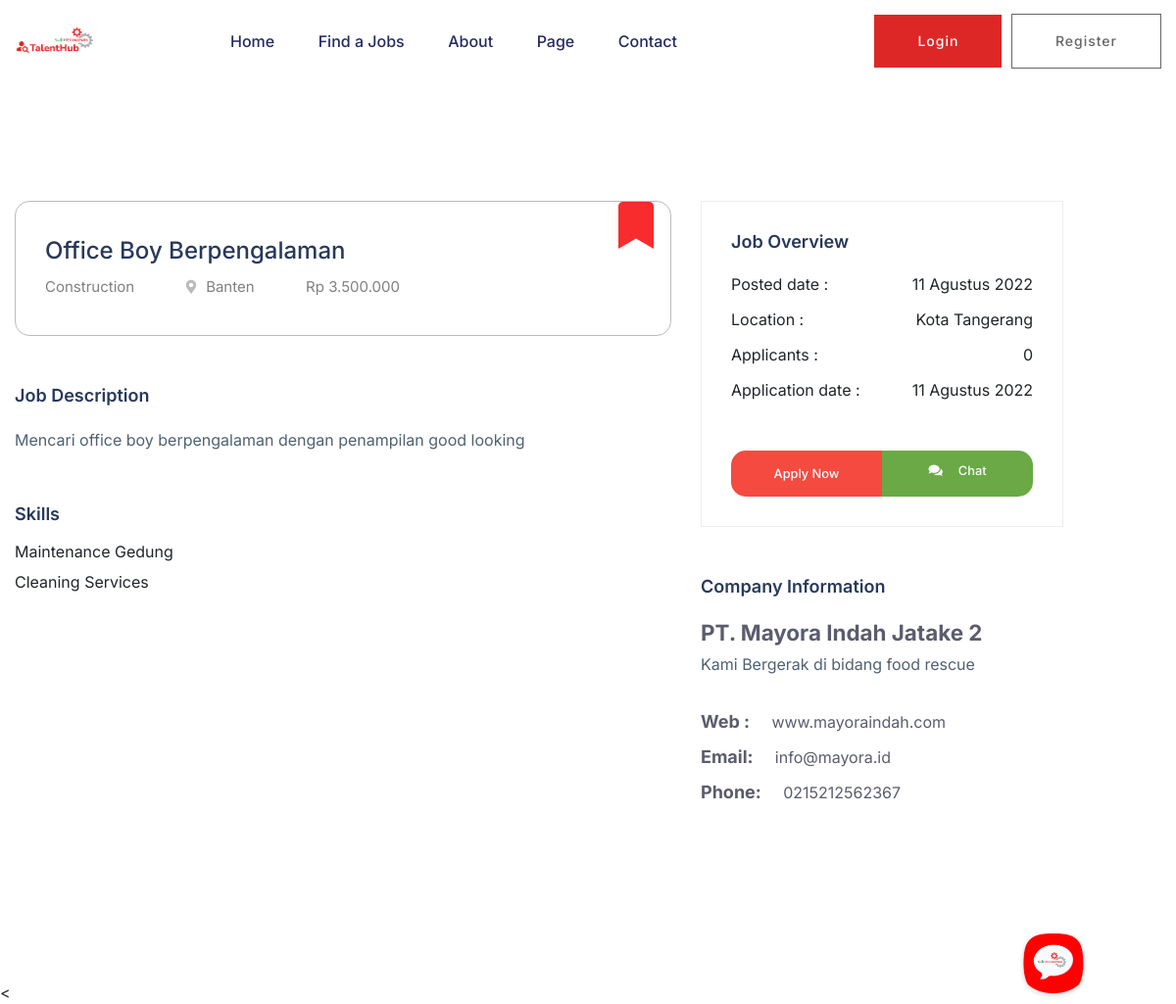
Page /job/detail/9 on the committed database.
### tables this page shows
CREATE TABLE IF NOT EXISTS `tbl_master_stp` (
  `stp_id` int(11) NOT NULL AUTO_INCREMENT,
  `stp_nama` varchar(250) DEFAULT NULL,
  `stp_pemilik` varchar(250) DEFAULT NULL,
  `stp_logo` text DEFAULT NULL,
  `stp_facebook` text DEFAULT NULL,
  `stp_instagram` text DEFAULT NULL,
  `stp_website` text DEFAULT NULL,
  `stp_telepon` varchar(50) DEFAULT NULL,
  `stp_email` varchar(150) DEFAULT NULL,
  `stp_alamat` text DEFAULT NULL,
  `stp_tagline` text DEFAULT NULL,
  `stp_brand_icon` text DEFAULT NULL,
  PRIMARY KEY (`stp_id`)
);

CREATE TABLE IF NOT EXISTS `tbl_lowongan_pekerjaan` (
  `lowongan_id` int(11) NOT NULL AUTO_INCREMENT,
  `joblevel_id` int(11) DEFAULT NULL,
  `kategori_id` int(11) NOT NULL,
  `perusahaan_id` int(11) DEFAULT NULL,
  `user_id` int(11) DEFAULT NULL,
  `jabatan_id` int(11) DEFAULT NULL,
  `lowongan_judul` varchar(250) DEFAULT NULL,
  `lowongan_gaji_min` varchar(250) DEFAULT NULL,
  `lowongan_gaji_max` varchar(250) DEFAULT NULL,
  `lowongan_gaji_secret` varchar(50) DEFAULT NULL,
  `lowongan_created_date` datetime DEFAULT NULL,
  `lowongan_end_date` date DEFAULT NULL,
  `lowongan_updated_date` datetime DEFAULT NULL,
  `lowongan_deskripsi` text DEFAULT NULL,
  `lowongan_status` int(11) DEFAULT NULL,
  PRIMARY KEY (`lowongan_id`)
);

CREATE TABLE IF NOT EXISTS `tbl_master_kategori_job` (
  `kategori_id` int(10) NOT NULL AUTO_INCREMENT,
  `kategori_nama` varchar(250) DEFAULT NULL,
  `kategori_status` int(11) DEFAULT NULL,
  `kategori_icon` text DEFAULT NULL,
  PRIMARY KEY (`kategori_id`)
);

CREATE TABLE IF NOT EXISTS `tbl_master_provinsi` (
  `prov_id` char(2) NOT NULL DEFAULT '0',
  `prov_nama` varchar(50) DEFAULT NULL,
  `prov_Lat` varchar(25) NOT NULL,
  `prov_Long` varchar(25) NOT NULL,
  PRIMARY KEY (`prov_id`) USING BTREE
);

CREATE TABLE IF NOT EXISTS `tbl_lowongan_skill` (
  `lowongan_skill_id` int(11) NOT NULL AUTO_INCREMENT,
  `lowongan_id` int(11) NOT NULL DEFAULT 0,
  `skill_id` int(11) NOT NULL DEFAULT 0,
  PRIMARY KEY (`lowongan_skill_id`)
);

CREATE TABLE IF NOT EXISTS `tbl_master_skill` (
  `skill_id` int(10) NOT NULL AUTO_INCREMENT,
  `skill_nama` varchar(250) DEFAULT NULL,
  `skill_status` int(11) DEFAULT 1,
  PRIMARY KEY (`skill_id`)
);

CREATE TABLE IF NOT EXISTS `tbl_master_kabkota` (
  `prov_id` char(2) NOT NULL DEFAULT '0',
  `kabkota_nama` varchar(50) DEFAULT NULL,
  `kabkota_id` int(5) NOT NULL AUTO_INCREMENT,
  PRIMARY KEY (`kabkota_id`)
);

CREATE TABLE IF NOT EXISTS `tbl_perusahaan` (
  `perusahaan_id` int(11) NOT NULL AUTO_INCREMENT,
  `perusahaan_nama` varchar(250) NOT NULL DEFAULT '0',
  `perusahaan_sambutan` text NOT NULL,
  `perusahaan_prov` char(2) DEFAULT '0',
  `perusahaan_kabkota` int(5) DEFAULT 0,
  `perusahaan_alamat` text DEFAULT NULL,
  `perusahaan_telepon` varchar(150) DEFAULT '',
  `perusahaan_email` varchar(150) DEFAULT '',
  `perusahaan_website` varchar(250) DEFAULT '',
  `perusahaan_jml_karyawan` int(11) DEFAULT NULL,
  `perusahaan_logo` text DEFAULT NULL,
  `perusahaan_sampul` text DEFAULT NULL,
  `perusahaan_visitor` int(11) DEFAULT NULL,
  PRIMARY KEY (`perusahaan_id`)
);

### application/controllers/Job.php (called while the page is built, shortened)
<?php
class Job extends CI_Controller
{
	function __construct()
	{
		$this->load->model('Model_query', 'm_query');
	}
	public function detail($id)
	{
		$data['stp'] = $this->db->get('tbl_master_stp')->result();
		$this->db->where('pelamar_id', $this->session->user_id);
		$this->db->where('lowongan_id', $id);
		$data['lamaran'] = $this->db->get('tbl_pelamar_pekerjaan')->num_rows();
		$this->db->where('a.lowongan_id', $id);
		$this->db->join('tbl_perusahaan b', 'b.perusahaan_id=a.perusahaan_id');
		$this->db->join('tbl_master_kategori_job c', 'c.kategori_id=a.kategori_id');
		$this->db->join('tbl_master_provinsi d', 'd.prov_id=b.perusahaan_prov');
		$this->db->join('tbl_master_kabkota e', 'e.kabkota_id=b.perusahaan_kabkota');
		$data['lowongan'] = $this->db->get('tbl_lowongan_pekerjaan a')->result();
		$this->db->where('a.lowongan_id', $id);
		$this->db->join('tbl_master_skill b', 'b.skill_id=a.skill_id', 'left');
		$data['skill'] = $this->db->get('tbl_lowongan_skill a')->result();
		$this->db->where('a.lowongan_id', $id);
		$data['applicants'] = $this->db->get('tbl_pelamar_pekerjaan a')->num_rows();
		$this->load->view('web/header', $data);
		$this->load->view('job/tampilan_detail_job', $data);
		$this->load->view('web/script_include', $data);
	}
}

### index.php (called while the page is built, shortened)
<?php
require_once BASEPATH.'core/CodeIgniter.php';

### application/views/job/tampilan_detail_job.php (the view, shortened to what this page needs)
 <main>
  <?php
  $bulan = array(
    '01' => 'Januari',
    '02' => 'Februari',
    '03' => 'Maret',
    '04' => 'April',
    '05' => 'Mei',
    '06' => 'Juni',
    '07' => 'Juli',
    '08' => 'Agustus',
    '09' => 'September',
    '10' => 'Oktober',
    '11' => 'November',
    '12' => 'Desember'
  );
  ?>
  <?php foreach ($lowongan as $job): ?>
    <div class="job-post-company pt-120 pb-120">
      <div class="container flashdatart" data-title="<?php echo $this->session->flashdata('title'); ?>" data-text="<?php echo $this->session->flashdata('text'); ?>" data-icon="<?php echo $this->session->flashdata('icon'); ?>">
        <div class="row ">
          <div class="col-xl-7 col-lg-8">
            <div class="single-job-items mb-50">
              <div class="job-items">
                <div class="job-tittle">
                  <?php if (!$this->session->login) { ?>
                   <a
                   href="<?php echo base_url() ?>landing/login/<?php echo $job->lowongan_id ?>" class="bookmark_lowongan" data="<?php echo $job->lowongan_id ?>" style="color: #F82C2C;
                   display: block;
                   padding: 4px 33px;
                   text-align: center;
                   background: transparent!important;
                   border: 0px!important;
                   position: absolute;
                   top:-3px;
                   right: 0;
                   margin-bottom: 25px;"><i class="fas fa-bookmark fa-3x"></i></a>
                  <?php } ?>
                  <a href="#">
                    <h4><?php echo $job->lowongan_judul ?></h4>
                  </a>
                  <ul>
                    <li><?php echo $job->kategori_nama; ?></li>
                    <li><i class="fas fa-map-marker-alt"></i><?php echo $job->prov_nama; ?></li>
                    <li>
                     <?php if ($job->lowongan_gaji_secret ==null || $job->lowongan_gaji_secret =='' ) {
                      if (floatval($job->lowongan_gaji_max) > 0) {
                        echo "Rp ".number_format($job->lowongan_gaji_min,0,",",".")." - ".number_format($job->lowongan_gaji_max,0,",",".");
                      }else{
                        echo "Rp ".number_format($job->lowongan_gaji_min,0,",",".");
                      }
                    } ?>
                  </li>
                </ul>
              </div>
            </div>
          </div>
          <div class="job-post-details">
            <div class="post-details1 mb-50">
              <div class="small-section-tittle">
                <h4>Job Description</h4>
              </div>
              <p class="mb-3"  style="font-family: Inter!important;line-height: 15px">  <?php echo $job->lowongan_deskripsi; ?></p>
            </div>
          </div>
          <?php if (count($skill) > 0) { ?>
            <div class="job-post-details">
              <div class="post-details1 mb-50">
                <div class="small-section-tittle">
                  <h4>Skills</h4>
                </div>
                <ul>
                  <?php foreach ($skill as $sk): ?>
                    <li class="mb-3"  style="font-family: Inter!important;line-height: 15px">  <?php echo $sk->skill_nama; ?></li>
                  <?php endforeach ?>
                </ul>
              </div>
            </div>
          <?php  } ?>
        </div>
        <div class="col-xl-4 col-lg-4">
          <div class="post-details3 mb-50">
            <div class="small-section-tittle">
              <h4>Job Overview</h4>
            </div>
            <ul>
              <li>Posted date : <span><?php $tgl_posting = explode(' ', $job->lowongan_created_date);$tgl_tampil = explode('-', $tgl_posting[0]);echo $tgl_tampil[2]." ".$bulan[$tgl_tampil[1]]." ".$tgl_tampil[0]; ?></span></li>
              <li>Location : <span><?php echo $job->kabkota_nama; ?></span></li>
              <li>Applicants : <span><?php echo number_format($applicants,0,",","."); ?></span></li>
              <li>Application date : <span><?php $tgl_end = explode('-', $job->lowongan_end_date);echo $tgl_end[2]." ".$bulan[$tgl_end[1]]." ".$tgl_end[0]; ?></span></li>
            </ul>
            <?php if ($this->session->user_id !=$job->user_id): ?>
              <div class="apply-btn2 btn-group w-100">
                <?php if ($this->session->login) { ?>
                  <?php if($this->session->user_level==2){ ?>
                    <?php if ($lamaran==0) { ?>
                  <a href="javascript:;" class="genric-btn2 danger large w-50 btn_apply" data-lowongan="<?php echo $job->lowongan_id ?>" data-perusahaan="<?php echo $job->perusahaan_nama ?>">Apply Now</a>
                    <?php }else{ ?>
                      <a href="javascript:;" class="genric-btn2 danger large w-50 applied" disabled><i class="fas fa-check mr-2"></i>Applied</a>
                    <?php } ?>
                  <a href="<?php echo base_url() ?>chat/index/<?php echo md5($job->user_id); ?>" class="genric-btn  primary  w-50 "><i class="fas fa-comments mr-3"></i>Chat</a>
                <?php } ?>
                <?php  }else{ ?>
                  <a href="<?php echo base_url() ?>landing/login/<?php echo $job->lowongan_id ?>" class="genric-btn2 danger large w-50">Apply Now</a>
                  <a href="<?php echo base_url() ?>landing/login/<?php echo $job->lowongan_id ?>" class="genric-btn  primary  w-50 "><i class="fas fa-comments mr-3"></i>Chat</a>
                <?php } ?>
              </div>
          <?php endif ?>
        </div>
        <div class="post-details4 mb-50">
          <div class="small-section-tittle">
            <h4>Company Information</h4>
          </div>
          <a  class="btn-perusahaan" style="font-weight: bold;font-size: 1.4em;color: #5b5c6e" href="<?php echo base_url() ?>landing/profil_perusahaan/<?php echo md5($job->perusahaan_id) ?>"><?php echo $job->perusahaan_nama; ?></a>
          <?php if ($job->perusahaan_sambutan!=''): ?>
            <p class="text-justify">
              <?php echo $job->perusahaan_sambutan ?>
            </p>
          <?php endif ?>
          <ul>
            <?php if ($job->perusahaan_website!=''): ?>
              <li>Web : <span> <?php echo $job->perusahaan_website; ?></span></li>
            <?php endif ?>
            <?php if ($job->perusahaan_email!=''): ?>
              <li>Email: <span><?php echo $job->perusahaan_email; ?></span></li>
            <?php endif ?>
            <?php if ($job->perusahaan_telepon!=''): ?>
              <li>Phone: <span><?php echo $job->perusahaan_telepon; ?></span></li>
            <?php endif ?>
          </ul>
        </div>
      </div>
    </div>
  </div>
</div>
<?php endforeach ?>
</main>

### application/views/web/header.php (shortened to what this page needs)
<!DOCTYPE html>
<?php foreach ($stp as $s): ?>
  <html class="no-js" lang="zxx">
  <head>
    <link rel="stylesheet" href="<?php echo base_url() ?>assets/css/bootstrap.min.css" />
    <link rel="stylesheet" href="<?php echo base_url() ?>assets/css/owl.carousel.min.css" />
    <link rel="stylesheet" href="<?php echo base_url() ?>assets/css/flaticon.css" />
    <link rel="stylesheet" href="<?php echo base_url() ?>assets/css/price_rangs.css" />
    <link rel="stylesheet" href="<?php echo base_url() ?>assets/css/slicknav.css" />
    <link rel="stylesheet" href="<?php echo base_url() ?>assets/css/animate.min.css" />
    <link rel="stylesheet" href="<?php echo base_url() ?>assets/css/magnific-popup.css" />
    <link rel="stylesheet" href="<?php echo base_url() ?>assets/css/fontawesome-all.min.css" />
    <link rel="stylesheet" href="<?php echo base_url() ?>assets/css/themify-icons.css" />
    <link rel="stylesheet" href="<?php echo base_url() ?>assets/css/slick.css" />
    <link rel="stylesheet" href="<?php echo base_url() ?>assets/css/nice-select.css" />
    <link rel="stylesheet" href="<?php echo base_url() ?>assets/css/style.css" />
    <link rel="stylesheet" href="<?php echo base_url() ?>assets_admin/css/select2.min.css">
    <link href="https://cdn.jsdelivr.net/npm/summernote@0.8.18/dist/summernote-bs4.min.css" rel="stylesheet">
  </head>
  <body>
    <header>
      <div class="header-area header-transparrent">
        <div class="headder-top header-sticky">
          <div class="container">
            <div class="row align-items-center">
              <div class="col-lg-2 col-md-2">
                <div class="logo">
                  <a href="<?php echo base_url() ?>"
                    ><img src="<?php echo base_url().$s->stp_brand_icon ?>"  style="max-height: 300px" alt=""
                    /></a>
                  </div>
                </div>
                <div class="col-lg-10 col-md-10">
                  <div class="menu-wrapper">
                    <div class="main-menu">
                      <nav class="d-none d-lg-block">
                        <ul id="navigation">
                          <li><a href="<?php echo base_url() ?>">Home</a></li>
                          <li><a href="<?php echo base_url('job/job_listing') ?>">Find a Jobs </a></li>
                          <li><a href="about.html">About</a></li>
                          <li>
                            <a href="#">Page</a>
                          </li>
                          <li><a href="contact.html">Contact</a></li>
                        </ul>
                      </nav>
                    </div>
                    <div class="header-btn d-none f-right d-lg-block">
                      <?php if ($this->session->login==FALSE): ?>
                        <a href="<?php echo base_url('landing/login') ?>" class="btn head-btn1">Login</a>
                        <a href="<?php echo base_url('landing/register') ?>" class="btn head-btn2">Register</a>
        <?php endif ?>
      </div>
    </div>
  </div>
  <div class="col-12">
  </div>
</div>
</div>
</div>
</div>
</header>
<?php endforeach ?>

### application/views/web/header.php (style rules this page uses)
html, body { height: 100%; }

### rows in the picture
tbl_master_stp: stp_brand_icon (picture)
tbl_lowongan_pekerjaan: lowongan_judul "Office Boy Berpengalaman", kategori.kategori_nama "Construction", tbl_master_provinsi.prov_nama "Banten", lowongan_gaji_min "3.500.000", lowongan_deskripsi "Mencari office boy berpengalaman dengan penampilan good looking", lowongan_created_date "11", lowongan_created_date "Agustus", lowongan_created_date "2022", tbl_master_kabkota.kabkota_nama "Kota Tangerang", lowongan_end_date "11", lowongan_end_date "Agustus", lowongan_end_date "2022", perusahaan.perusahaan_nama "PT. Mayora Indah Jatake 2", perusahaan.perusahaan_sambutan "Kami Bergerak di bidang food rescue", perusahaan.perusahaan_website "www.mayoraindah.com", perusahaan.perusahaan_email "info@mayora.id", perusahaan.perusahaan_telepon "0215212562367"
tbl_lowongan_skill: skill.skill_nama "Maintenance Gedung"
tbl_lowongan_skill: skill.skill_nama "Cleaning Services"
